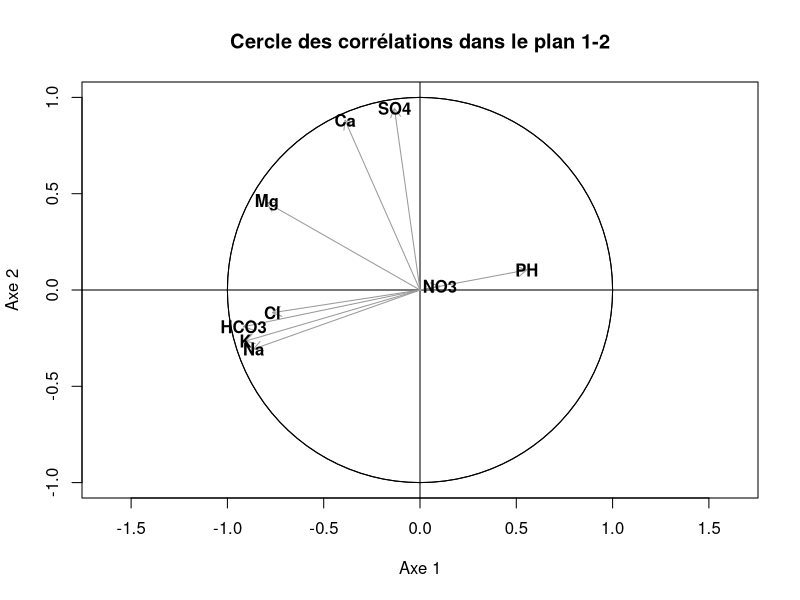
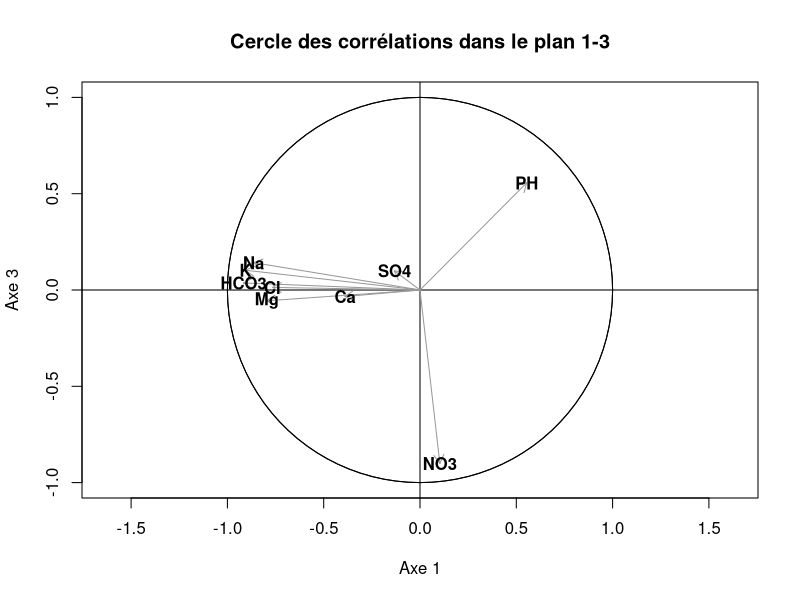
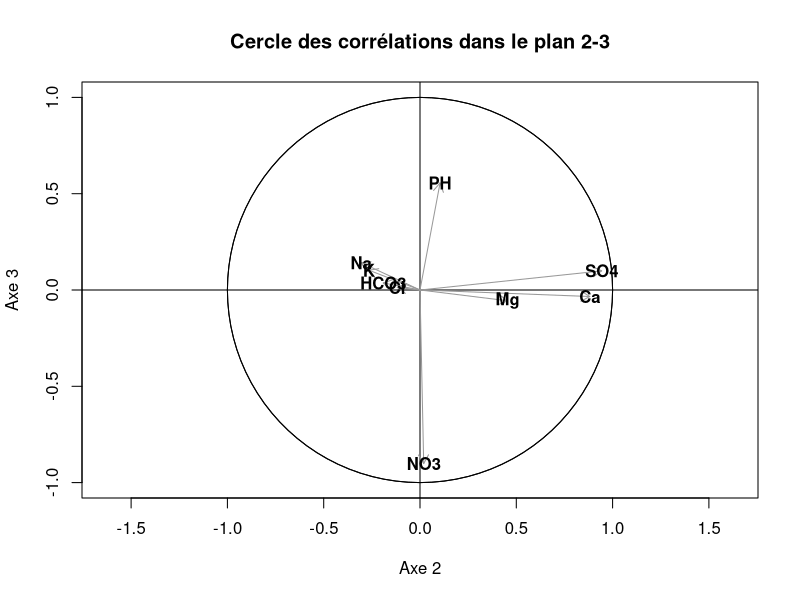
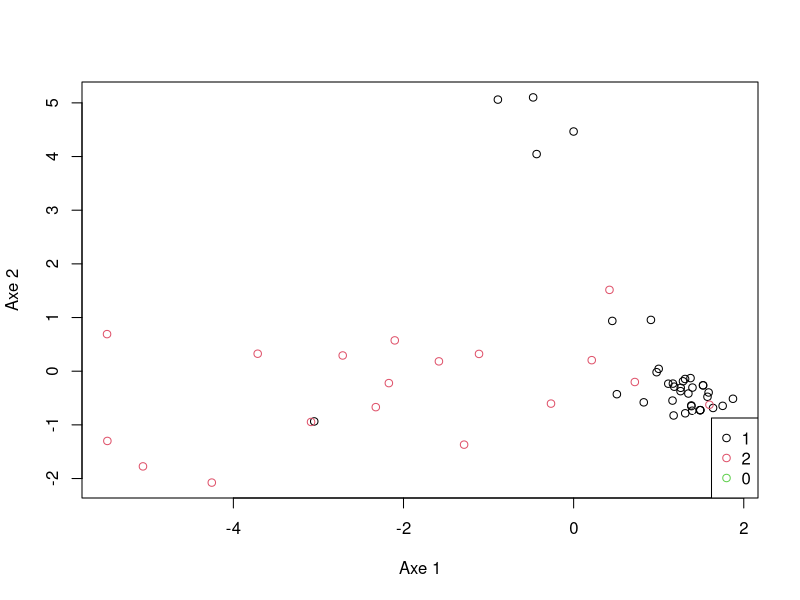

Generate these figures, in order, with R:
library(plotrix)
library(ade4)

acpn = function(data_in, round_precision = 3){  
  result = list()
  
  result$source = data_in
  #Filtre
  result$raw_data = na.omit(data_in[sapply(data_in, is.numeric)])
  result$matrix = as.matrix(result$raw_data, rownames.force = NA)
  num_row = nrow(result$raw_data)
  num_col = ncol(result$raw_data)
  
  #Moyenne
  result$mean = apply(result$matrix, 2, mean)
  result$meanmatrix = t(matrix( rep(x=result$mean, num_row), nrow = num_col, byrow = FALSE))

  #Centrage avec scale
  result$autocen = scale(result$matrix, center = TRUE, scale = FALSE)
  #Centrage/Reduction avec scale
  result$autocenred = scale(result$matrix, center = TRUE, scale = TRUE)

  #Centrage sans scale
  result$cen = result$matrix - result$meanmatrix

  #Variance/co-variance
  result$var = t(result$cen) %*% result$cen / (num_row - 1)
    
  #Centrage/Reduction sans scale
  result$stddev = diag(sapply(diag(as.matrix(result$var)), function(x){1/sqrt(x)}))
  result$cenred = result$cen %*% result$stddev
  
  #Correlation
  result$cor = t(result$cenred) %*% result$cenred / (num_row - 1)
  
  #Valeurs propres
  eigen_full = eigen(result$cor)
  result$eigen$values = eigen_full$values[eigen_full$values>1.0]
  result$eigen$vectors = eigen_full$vectors[,1:length(result$eigen$values)]
  
  #Composantes principales
  result$comp = result$cenred %*% result$eigen$vectors
  
  #Rapport de l'inertie
  result$inertiaratio = result$eigen$values / num_col
  
  #Inertie cumulée
  result$inertiasum = round(sum(result$inertiaratio),3)*100

  #Contribution relative des individus
  result$qlti = (result$comp)^2
  for (i in 1:nrow(result$qlti)) {
    for (k in 1:ncol(result$qlti)) {
      result$qlti[i,k] = result$qlti[i,k] / (sum(result$comp[i,]^2))
    }
  }
  result$qtli = round(result$qlti, round_precision)
  
  #Contribution absolue des individus
  result$ctri = (result$comp)^2
  for (i in 1:nrow(result$ctri)) {
    for (k in 1:ncol(result$ctri)) {
      result$ctri[i,k] = result$ctri[i,k] / (ncol(result$ctri)*result$eigen$values[k])
    }
  }
  result$ctri = round(result$ctri, round_precision)
  
  #Matrice des coordonnées de variables
  D = diag(sapply(as.matrix(result$eigen$values), sqrt))
  result$coords = result$eigen$vectors %*% D
  
  #Contribution relative des variables
  result$qltv = (result$coords)^2
  for (j in 1:nrow(result$qltv)) {
    for (k in 1:ncol(result$qltv)) {
      result$qltv[j,k] = result$qltv[j,k] / (sum(result$coords[j,]^2))
    }
  }
  result$qtlv = round(result$qltv, round_precision)
  
  #Contribution absolue des variables
  result$ctri = (result$comp)^2
  for (i in 1:nrow(result$ctri)) {
    for (k in 1:ncol(result$ctri)) {
      result$ctri[i,k] = result$ctri[i,k] / (ncol(result$ctri)*result$eigen$values[k])
    }
  }
  result$ctri = round(result$ctri, round_precision)
  
  #Cercle de corrélation
  apply(combn(1:length(result$eigen$values), 2), 2, function(combi){
    axis1 = result$coords[,combi[1]]
    axis2 = result$coords[,combi[2]]
    par(mfrow=c(1,1))
    plot(axis1, axis2, xlim=c(-1,1), ylim=c(-1,1), asp = 1, type = "n", xlab = sprintf("Axe %d",combi[1]), ylab = sprintf("Axe %d",combi[2]), main = sprintf("Cercle des corrélations dans le plan %d-%d", combi[1], combi[2]) )
    abline(h=0,v=0)
    draw.circle(x = 0, y = 0, radius = c(1,1))
    arrows(0, 0, axis1, axis2, length = 0.10, code = 2, col = gray(0.6))
    text(x=axis1, y=axis2, labels = colnames(result$raw_data), font=2) 
  })
  
  #Retour
  return(result)
}

addIndiv = function(acp, indiv){
  return( t(scale(as.matrix(na.omit(indiv[sapply(indiv, is.numeric)]), rownames.force = NA), center = TRUE, scale = TRUE) %*% acp$eigen$vectors ))
}


waters <- read.table("./Eaux2018 FM.txt", header=TRUE, sep="\t")
active.waters <- waters[waters$Pays %in% "France",] 
supp.waters <- waters[waters$Pays %in% "Maroc",] 
acp_waters = acpn(active.waters)

supps = t(addIndiv(acp_waters, supp.waters))

water_type = c()
for(i in rownames(acp_waters$comp)){
  type = acp_waters$source$Nature[strtoi(i)]
  v = 0
  print(type)
  if(is.na(type)){}
  else if(type == "plat"){
    v=1
  }else if(type == "gaz"){
    v=2
  }
  water_type = c(water_type, v)
}

plot(acp_waters$comp[,1], acp_waters$comp[,2], xlab = "Axe 1", ylab = "Axe 2", col=water_type)
legend(x = "bottomright",legend=unique(water_type),col=1:length(water_type),pch=1)

#eaux_actives <- filter(eaux, Pays== "France")
dudi = dudi.pca(df = acp_waters$raw_data, scannf = FALSE, nf = 3)

cor(acp_waters$matrix[setdiff(c(1:nrow(acp_waters$matrix)), unique(unlist(apply(acp_waters$matrix, 2, function(x){which(x %in% boxplot.stats(x)$out)})))),])
